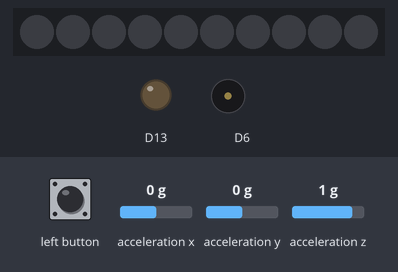
The sketch below on a simulated Adafruit Circuit Playground Express. On the bench: 10 RGB LEDs in strip order, left to right, output pins drawn as LEDs (lit = HIGH), buzzer (waves = sounding). Inputs (shaded band) come from the test bench; at power-on: acceleration x 0 g, acceleration y 0 g, acceleration z 1 g. Random numbers use the default seed unless the sketch sets one.

Above: at 1.2 s.
1.3 s: acceleration x set to -1 g
2.8 s: acceleration x set to -1.3 g
At 2.89 s:
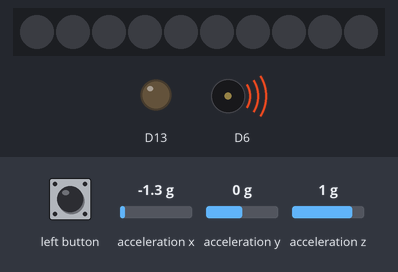
4.9 s: acceleration x set to -0.8 g
6.4 s: acceleration y set to -0.7 g
7.9 s: acceleration y set to -1 g
At 8.21 s:
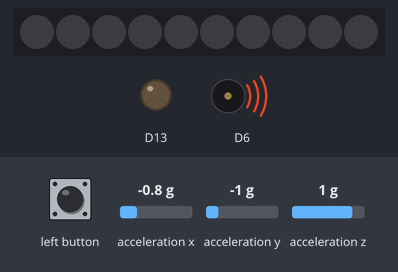
9.9 s: acceleration x set to -0.7 g
11.4 s: acceleration x set to -0.4 g
Timing chart, 0 to 13.9 s (numbered marks = the images above; inputs shaded):
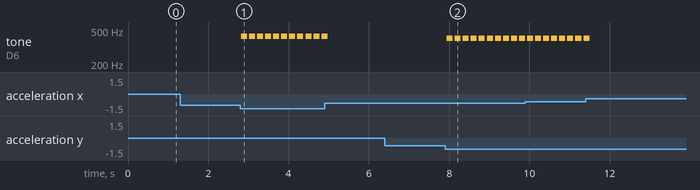

Measured:
- the behaviour switches between -1.1 and -1.2 g on acceleration x (found by bisection; images 0 and 1)
- the behaviour switches between -0.8 and -0.9 g on acceleration y (found by bisection; images 1 and 2)
- after the input at 1.3 s, every drawn part: stays the same
- after the input at 2.8 s, tone on D6: alternates 422 Hz for 0.15 s and silent for 0.05 s, starting at once
- after the input at 6.4 s, every drawn part: stays the same
- after the input at 7.9 s, tone on D6: alternates 400 Hz for 0.15 s and silent for 0.05 s, starting at once

The sketch:

CP_No_Storage.ino
```cpp
#include <Adafruit_CircuitPlayground.h>

void setup() {
  // Initialize the circuit playground
  CircuitPlayground.begin();
}

void loop() {
  // If the left button is pressed....
  if(CircuitPlayground.leftButton()) {
    int r = random(0, 255);
    int g = random(0, 255);
    int b = random(0, 255);
  }

  //playground board makes sound when moved
  float x = CircuitPlayground.motionX();
  float y = CircuitPlayground.motionY();
  float z = CircuitPlayground.motionZ();

  //movement speed
  float magnitude = sqrt(x * x + y * y + z * z);

  //motion indicator
  if (magnitude > 15) {
    //pitch adjustor!
    int frequency = map((int)magnitude, 15, 50, 400, 1200);
    //frequency = constrain(frequency, 400, 1200);
    CircuitPlayground.playTone(frequency, 150); // Play short tone
  }

  //loop delay so i don't go crazy
  delay(50);
}
```
